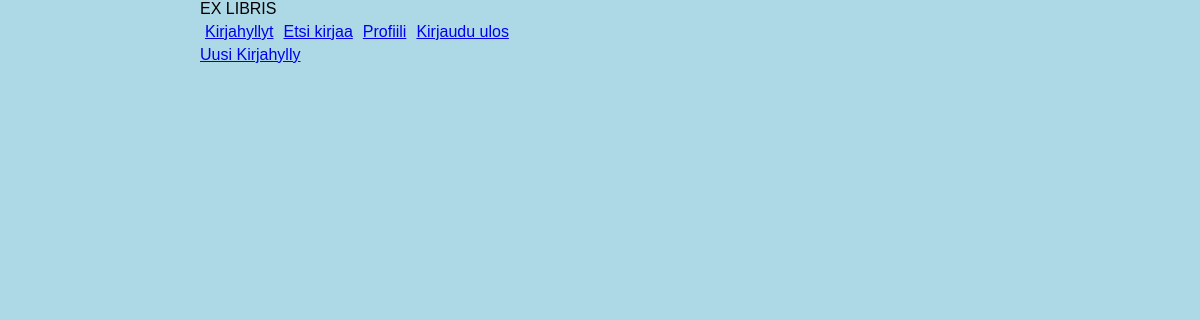
Before: /zamzam/hyllyt with the older database file.
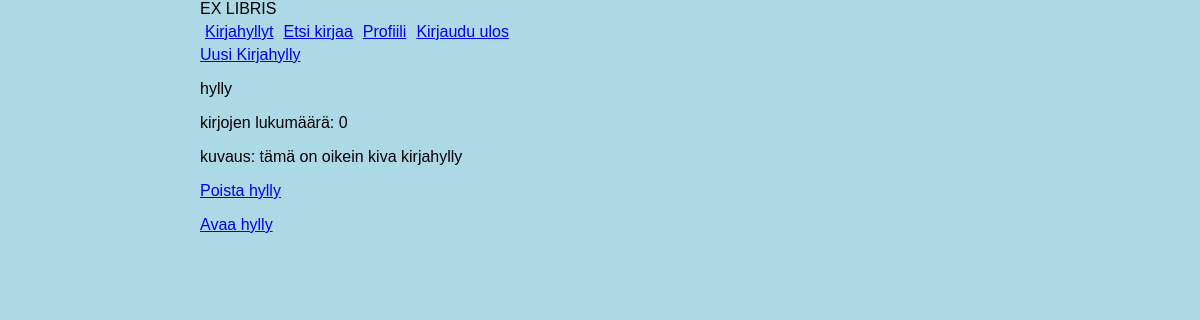
After: the same page with the newer database file.
### tables this page shows
CREATE TABLE shelves (
	id INTEGER PRIMARY KEY,
	user_id INTEGER,
	name TEXT,
	number_of_books INTEGER,
	description TEXT,
	FOREIGN KEY (user_id) REFERENCES users(id)
);

### app.py (the view)
@app.get("/<username>/hyllyt")
def shelves(username):
	shelves = shelf.get_shelves(username)
	return render_template("shelves.html", shelves=shelves)

### db.py (called while the page is built)
def get_connection():
    connection = sqlite3.connect("database.db")
    connection.execute("PRAGMA foreign_keys = ON")
    connection.row_factory = sqlite3.Row
    return connection

def query(sql, params=[]):
    connection = get_connection()
    try:
        result = connection.execute(sql, params).fetchall()
        return result
    finally:
        connection.close()

### shelf.py (called while the page is built)
def get_shelves(username):
    user_id = user.get_user_id(username)
    try:
	    sql = "SELECT name, number_of_books, description, id FROM shelves WHERE user_id = ?"
	    shelves = db.query(sql, [user_id])
    except:
	    print(f"Database error in selecting shelves, user_id: {user_id}")
	    return redirect("/")
    return shelves

### user.py (called while the page is built)
def get_user_id(username):
    try:
	    sql = "SELECT id FROM users WHERE username = ?"
	    result = db.query(sql, [username])
	    user_id = result[0][0]
    except:
	    print(f"Database error in finding user id, user_id: {user_id} ")
	    return redirect("/")
    return user_id

### templates/shelves.html
{% extends "user_layout.html" %}
{% block user_content %}
<div class="new-shelf-button">
    <a href="/{{ session.username }}/uusi-hylly" title="luo uusi kirjahylly" id="new_shelf_button">
        Uusi Kirjahylly
    </a>
</div>
<div class="shelf-list" id="shelf_list">
    {% for shelf in shelves %}
    <div class="shelf-entry">
        <p>
        {{ shelf[0] }}
        </p>
        <p>
            kirjojen lukumäärä: {{ shelf[1] }}
        </p>
        <p>
            kuvaus: {{ shelf[2] }}
        </p>
        <p>
            <a href="/remove_shelf/{{ session.username }}/{{ shelf[3] }}" title="poista hylly" id="remove-shelf-button">
            Poista hylly
            </a>
        </p>
        <p>
            <a href="/{{ session.username}}/hyllyt/{{ shelf[3] }}" title="avaa hylly" id="open-shelf-button">
                Avaa hylly
            </a>
        </p>
    </div>
    {% endfor %}
</div>
{% endblock %}

### templates/user_layout.html
{% extends "layout.html" %}
{% block main_content %}
    {% with username = session.username %}
        {% include "user_menu.html" %}
    {% endwith %}
    {% block user_content %}
    {% endblock %}
{% endblock %}

### templates/layout.html (shortened to what this page needs)
<!DOCTYPE html>
<html>
<head>
    <link rel="stylesheet" href="/static/main.css">
</head>
<body>
    <div class="top_content">
        {% block top_content %}
        EX LIBRIS
        {% endblock %}
    </div>
    <div class="main_content">
        {% block main_content %} {% endblock %}
    </div>
</body>
</html>

### templates/user_menu.html
<!DOCTYPE html>
<div class="user_menu">
    <div class="parent inline-flex-parent">
        <div class="child user-menu-button">
            <a href="/{{ username }}/hyllyt" title="kirjahyllyt" id="shelves_button">Kirjahyllyt</a>
        </div>
        <div class="child user-menu-button">
            <a href="/search_book" title="Etsi kirjaa" id="search_book_button">Etsi kirjaa</a>
        </div>
        <div class="child user-menu-button">
            <a href="/{{ username }}" title="Profiili" id="profile_button">Profiili</a>
        </div>
        <div class="child user-menu-button">
            <a href="/logout" title="Kirjaudu ulos" id="logout_button">Kirjaudu ulos</a>
        </div>
    </div>
</div>

### static/main.css (style rules this page uses)
body { margin: auto; max-width: 50em; font-family: sans-serif; background-color: lightblue; }
.inline-flex-parent { display: inline-flex; }
.user-menu-button { padding: 5px; }

Changed rows visible on the page:
added shelves: name "hylly", number_of_books "0", description "tämä on oikein kiva kirjahylly"
